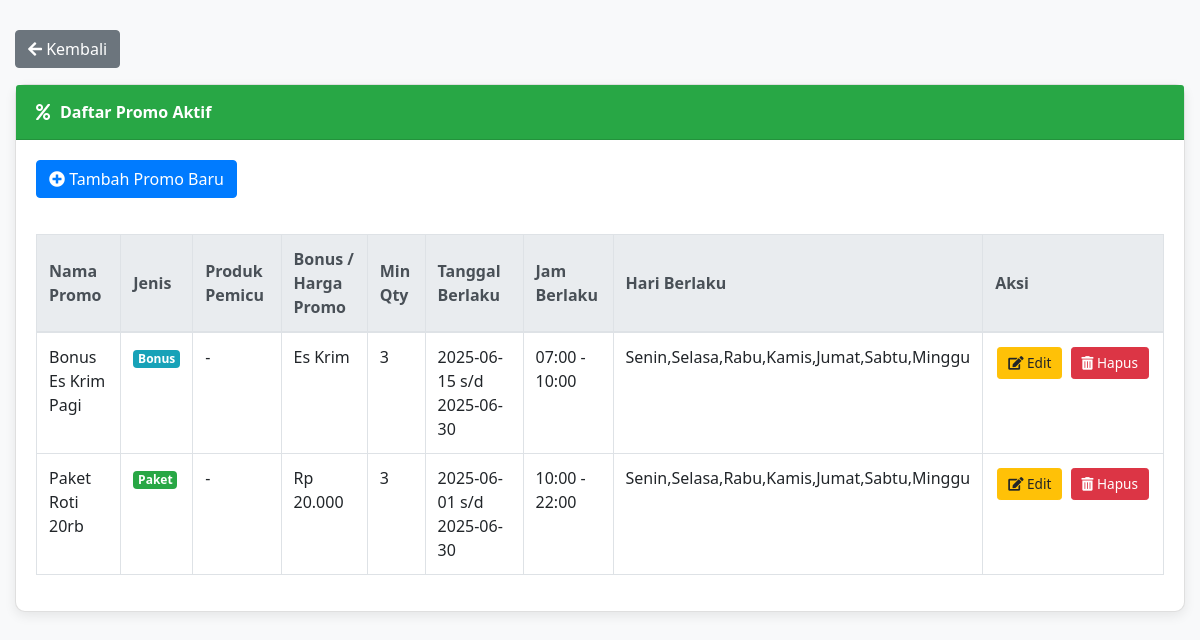
The app's page /kasir-app/modules/promo.php (signed in), older data.
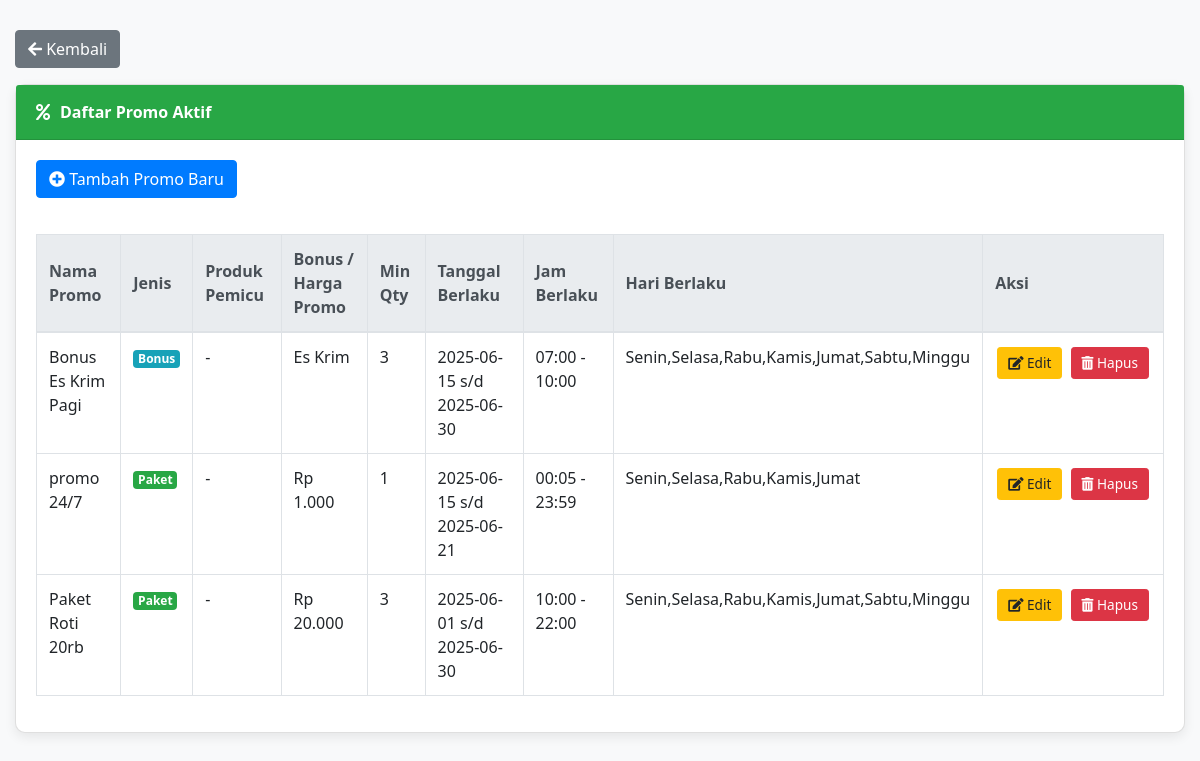
The same page, newer data.
### tables this page shows
CREATE TABLE `promo` (
  `id_promo` int(11) NOT NULL,
  `nama_promo` varchar(100) NOT NULL,
  `jenis` enum('paket','bonus') NOT NULL,
  `deskripsi` text DEFAULT NULL,
  `tanggal_mulai` date NOT NULL,
  `tanggal_akhir` date NOT NULL,
  `waktu_mulai` time NOT NULL,
  `waktu_selesai` time NOT NULL,
  `berlaku_hari` varchar(100) DEFAULT NULL,
  `minimal_qty` int(11) NOT NULL DEFAULT 1,
  `id_produk_trigger` int(11) DEFAULT NULL,
  `id_produk_bonus` int(11) DEFAULT NULL,
  `harga_promo` int(11) DEFAULT NULL
);

CREATE TABLE `produk` (
  `id_produk` int(11) NOT NULL,
  `nama_produk` varchar(100) NOT NULL,
  `harga` int(11) NOT NULL,
  `stok` int(11) DEFAULT 0
);

### kasir-app/modules/promo.php (the view, shortened to what this page needs)
<?php
include("../config/db.php");
$promo_query = $koneksi->query("SELECT * FROM promo ORDER BY tanggal_mulai DESC");
?>
<!DOCTYPE html>
<html lang="id">
<head>
    <link href="https://stackpath.bootstrapcdn.com/bootstrap/4.5.2/css/bootstrap.min.css" rel="stylesheet">
    <link rel="stylesheet" href="https://cdnjs.cloudflare.com/ajax/libs/font-awesome/5.15.3/css/all.min.css">
</head>
<body>
    <div class="container-fluid">
        <a href="../home.php" class="btn btn-secondary mb-3">
            <i class="fas fa-arrow-left"></i> Kembali
        </a>
        <div class="card">
            <div class="card-header">
                <i class="fas fa-percent"></i> Daftar Promo Aktif
            </div>
            <div class="card-body">
                <a href="tambah_promo.php" class="btn btn-primary mb-3">
                    <i class="fas fa-plus-circle"></i> Tambah Promo Baru
                </a>
                <div class="table-responsive">
                    <table class="table table-bordered table-hover">
                        <thead>
                            <tr>
                                <th>Nama Promo</th>
                                <th>Jenis</th>
                                <th>Produk Pemicu</th>
                                <th>Bonus / Harga Promo</th>
                                <th>Min Qty</th>
                                <th>Tanggal Berlaku</th>
                                <th>Jam Berlaku</th>
                                <th>Hari Berlaku</th>
                                <th>Aksi</th>
                            </tr>
                        </thead>
                        <tbody>
                            <?php while ($p = $promo_query->fetch_assoc()):
                                $trigger_name = '-';
                                $bonus_info = '-';
                                if ($p['jenis'] == 'bonus' && !empty($p['id_produk_bonus'])) {
                                    $bonus_res = $koneksi->query("SELECT nama_produk FROM produk WHERE id_produk = " . (int)$p['id_produk_bonus']);
                                    $bonus_info = $bonus_res && $bonus_res->num_rows > 0 ? $bonus_res->fetch_assoc()['nama_produk'] : '-';
                                } elseif ($p['jenis'] == 'paket') {
                                    $bonus_info = 'Rp ' . number_format($p['harga_promo'], 0, ',', '.');
                                }
                            ?>
                                <tr>
                                    <td><?= htmlspecialchars($p['nama_promo']) ?></td>
                                    <td><span class="badge badge-<?= ($p['jenis'] == 'paket' ? 'success' : 'info') ?>"><?= ucfirst($p['jenis']) ?></span></td>
                                    <td><?= htmlspecialchars($trigger_name) ?></td>
                                    <td><?= htmlspecialchars($bonus_info) ?></td>
                                    <td><?= (int)$p['minimal_qty'] ?></td>
                                    <td><?= $p['tanggal_mulai'] ?> s/d <?= $p['tanggal_akhir'] ?></td>
                                    <td><?= substr($p['waktu_mulai'], 0, 5) ?> - <?= substr($p['waktu_selesai'], 0, 5) ?></td> <td><?= htmlspecialchars($p['berlaku_hari']) ?></td>
                                    <td class="text-nowrap">
                                        <a href="edit_promo.php?id=<?= $p['id_promo'] ?>" class="btn btn-warning btn-sm btn-action" title="Edit">
                                            <i class="fas fa-edit"></i> Edit
                                        </a>
                                        <a href="hapus_promo.php?id=<?= $p['id_promo'] ?>" class="btn btn-danger btn-sm btn-action" onclick="return confirm('Apakah Anda yakin ingin menghapus promo ini?')" title="Hapus">
                                            <i class="fas fa-trash-alt"></i> Hapus
                                        </a>
                                    </td>
                                </tr>
                            <?php endwhile; ?>
                        </tbody>
                    </table>
                </div>
            </div>
        </div>
    </div>
</body>
</html>

### kasir-app/modules/promo.php (style rules this page uses)
body { background-color: #f8f9fa; font-family: 'Segoe UI', Tahoma, Geneva, Verdana, sans-serif; }
.container-fluid { padding-top: 30px; padding-bottom: 30px; }
.card { border-radius: 10px; box-shadow: 0 4px 12px rgba(0,0,0,0.08); margin-bottom: 30px; }
.card-header { background-color: #28a745; color: white; border-top-left-radius: 10px; border-top-right-radius: 10px; font-weight: bold; padding: 15px 20px; display: flex; align-items: center; }
.card-header i { margin-right: 10px; }
.table-responsive { margin-top: 20px; }
.table thead th { background-color: #e9ecef; color: #495057; font-weight: 600; vertical-align: middle; }
.btn-action { margin: 2px; padding: 5px 10px; font-size: 0.85rem; }
.btn-primary { background-color: #007bff; border-color: #007bff; }
.btn-warning { background-color: #ffc107; border-color: #ffc107; color: #212529; }
.btn-danger { background-color: #dc3545; border-color: #dc3545; }

Row changes from the older to the newer data that the page shows:
added promo: nama_promo "promo 24/7", jenis "Paket", trigger_name "-", harga_promo "Rp 1.000", minimal_qty "1", tanggal_mulai "2025-06-15", tanggal_akhir "2025-06-21", waktu_mulai "00:05", waktu_selesai "23:59", berlaku_hari "Senin,Selasa,Rabu,Kamis,Jumat"
